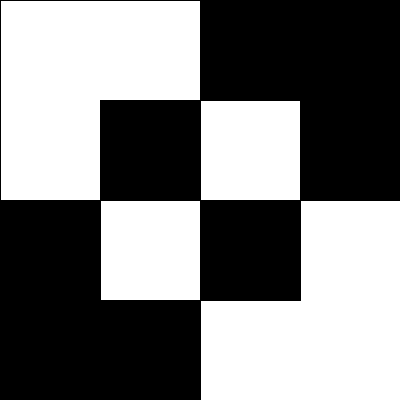
Frame 1 (no input)
Frame 60 (the mouse pressed at the canvas centre just before this capture): identical to frame 1, image omitted
Frame 120 (the mouse held since frame 60 and released just before this capture): identical to frame 1, image omitted

The Processing sketch that drew this single still picture (run headless with seeded random() and noise(); from frame 60 on, the mouse is pressed at the canvas centre):

// Processing sketch: processing_105294
// ── processing_105294.pde

int bg = 0;
int bg2 = 255;


void setup(){
size(400, 400);
}



void draw(){
  fill(bg2);
  rect(200, 200, 200, 200); // lower right big
  fill(bg);
  rect(200, 200, 100, 100); // lower right small
  fill(bg2);
  rect(0, 0, 200, 200); //top left big
  fill(bg);
  rect(100, 100, 100, 100);// top left small
  fill(bg);
  rect(200, 0, 200, 200); // right right big
  fill(bg2);
  rect(200, 100, 100, 100);//top rgiht small
  fill(bg);
  rect(0, 200, 200, 200);
  fill(bg2);
  rect(100, 200, 100, 100);
/* if (bg == 0 & bg2 == 255) {
  bg = 255;
  bg2 = 0;
}
  else {
  bg = 0;
  bg2 = 255;
} */

/* if (mouseX > 100 & mouseX < 300 & mouseY > 100 & mouseY < 300) {
  bg = 255;
  bg2 = 0;
}
  else {
  bg = 0;
  bg2 = 255;
} */

 if (mouseX > 0 & mouseX < 200 & mouseY > 0 & mouseY < 200 || mouseX > 200 & mouseX <400 & mouseY >200 & mouseY <400) {
  bg = 255;
  bg2 = 0;
}
  else {
  bg = 0;
  bg2 = 255;
} 
}
